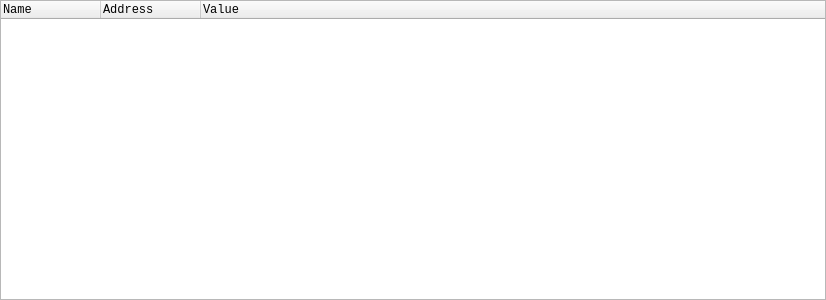
<?xml version="1.0" encoding="UTF-8"?>
<ui version="4.0">
 <class>StructWidget</class>
 <widget class="QWidget" name="StructWidget">
  <property name="geometry">
   <rect>
    <x>0</x>
    <y>0</y>
    <width>826</width>
    <height>300</height>
   </rect>
  </property>
  <property name="windowTitle">
   <string>Struct</string>
  </property>
  <layout class="QHBoxLayout" name="horizontalLayout">
   <property name="spacing">
    <number>0</number>
   </property>
   <property name="leftMargin">
    <number>0</number>
   </property>
   <property name="topMargin">
    <number>0</number>
   </property>
   <property name="rightMargin">
    <number>0</number>
   </property>
   <property name="bottomMargin">
    <number>0</number>
   </property>
   <item>
    <widget class="QTreeWidget" name="treeWidget">
     <property name="font">
      <font>
       <family>Lucida Console</family>
      </font>
     </property>
     <property name="alternatingRowColors">
      <bool>true</bool>
     </property>
     <property name="selectionBehavior">
      <enum>QAbstractItemView::SelectRows</enum>
     </property>
     <attribute name="headerCascadingSectionResizes">
      <bool>false</bool>
     </attribute>
     <column>
      <property name="text">
       <string>Name</string>
      </property>
     </column>
     <column>
      <property name="text">
       <string>Address</string>
      </property>
     </column>
     <column>
      <property name="text">
       <string>Value</string>
      </property>
     </column>
    </widget>
   </item>
  </layout>
 </widget>
 <resources/>
 <connections/>
</ui>
